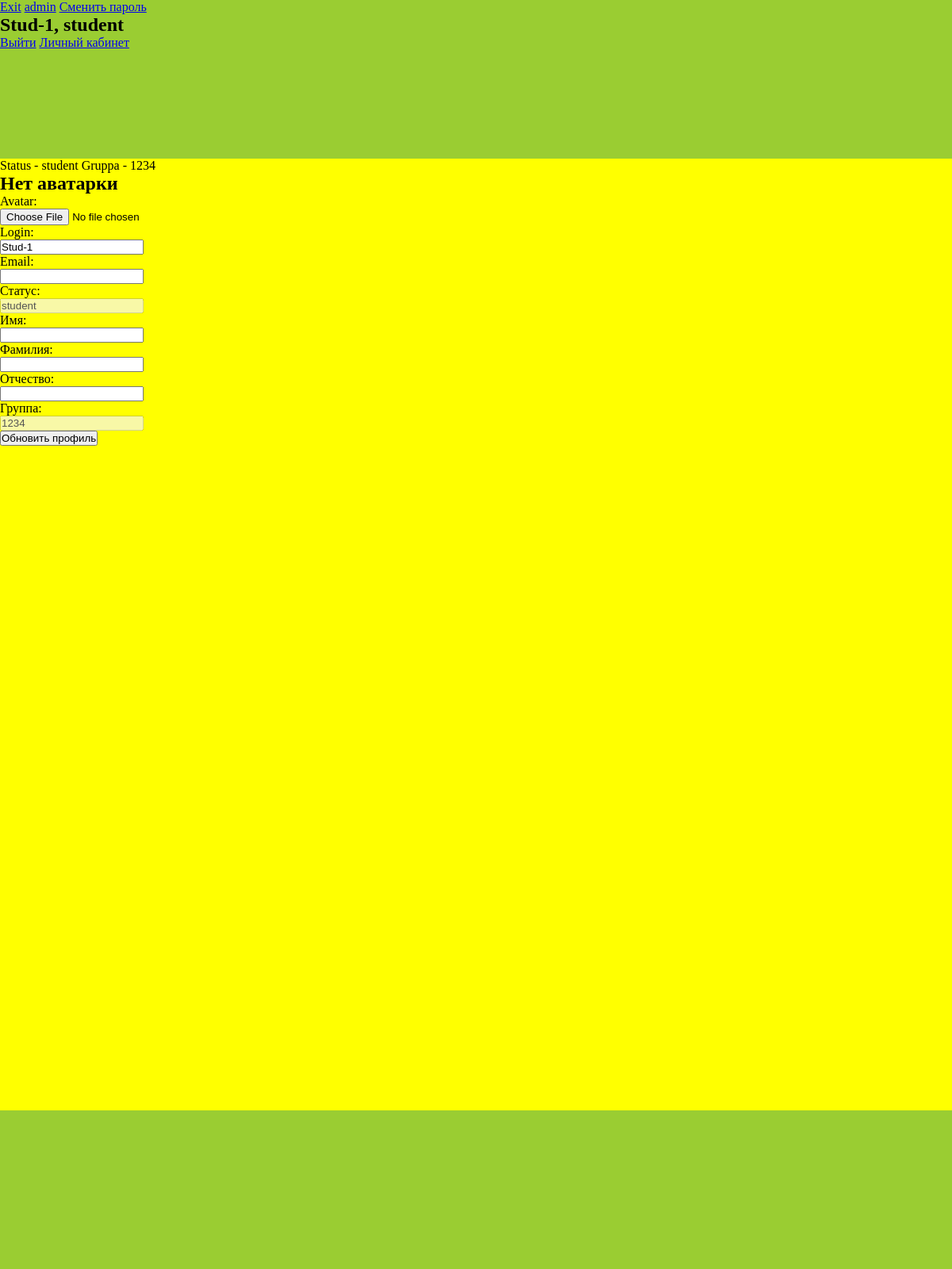
Screenshot of /profile/ (signed in) with the database file from the repository.
### users/models.py (models this page shows, shortened)
class CustomUser(AbstractUser):
    image = models.ImageField(upload_to='avatar/%Y/%m/%d',
                blank=True, null=True, verbose_name='Avatar')
    status = models.CharField(max_length=150, choices = CHOICES, default = 'status', blank=True, null=True,
                verbose_name='Статус')
    middle_name = models.CharField(max_length=150, blank=True, null=True,
                verbose_name='Отчество')
    gruppa = models.CharField(max_length=150, blank=True, null=True,
                verbose_name='Группа')
    number = models.IntegerField(verbose_name="Личный номер", blank=True, null=True,)
    class Meta:
        verbose_name = "Пользователь"
        verbose_name_plural = "Пользователя"

### users/views.py (the view)
# urls.py: path('profile/', views.profile, name='profile'),
@login_required
def profile(request):
    user=request.user
    prof = CustomUser.objects.get(username=user.username)
    if request.method == 'POST':
        form = ProfileUserForm(request.POST, request.FILES, instance=user)
        if form.is_valid():# and form_image.is_valid():
            form.save()
    else:
        form = ProfileUserForm(instance=user)
    return render(request, "users/profile.html",{'form':form, 'prof':prof,})# 'form_image':form_image})

### users/forms.py
class ProfileUserForm(forms.ModelForm):
    username=forms.CharField(label="Login",widget=forms.TextInput(attrs={'class':'form-input'}))
    email=forms.CharField(required=False, label="Email",widget=forms.TextInput(attrs={'class':'form-input'}))
    status = forms.CharField(disabled=True, label="Статус",widget=forms.TextInput(attrs={'class':'form-input'}))
    middle_name = forms.CharField(label='Отчество')
    gruppa = forms.CharField(disabled=True, label='Группа')
    class Meta:
        model = get_user_model()
        fields=['image','username','email','status','first_name','last_name', 'middle_name', 'gruppa']#, 'status_user']
        labels={
            'first_name':'Имя',
            'last_name':'Фамилия',
            'middle_name':'Отчество',
        }
        widgets={
            'first_name':forms.TextInput(attrs={'class':'form-input'}),
            'last_name':forms.TextInput(attrs={'class':'form-input'}),
            'middle_name':forms.TextInput(attrs={'class':'form-input'}),
            'gruppa':forms.TextInput(attrs={'class':'form-input'}),
        }

### users/templates/users/profile.html (shortened to what this page needs)
{% extends "base.html" %}
{% block header %}
    <a href="{% url 'users:logout_user' %}">Exit</a>
    <a href="{% url 'admin:index' %}"target='_blank'>admin</a>
    <a href="{% url 'users:change_password' %}">Сменить пароль</a>
{% endblock %}
{% block sidebar %}
Status - {{request.user.status}}  Gruppa - {{request.user.gruppa}}
<form action=""method='post'enctype='multipart/form-data'>
    {% if request.user.image %}
        <img src="{{user.image.url}}" alt="avatar"width='150px'height='150px'>
    {% else %}
        <h2>Нет аватарки</h2>
    {% endif %}
    {%for f in form%}
        <p>{{f.label_tag}}</p>
        <p>{{f}}</p>
    {%endfor%}
    <button type='submit'>Обновить профиль</button>
</form>
{% endblock %}

### templates/base.html (shortened to what this page needs)
{%load static%}
<!DOCTYPE html>
<html lang="en">
<head>
    <link rel="stylesheet" href="{% static 'css/style.css' %}">
</head>
<body>
    <div class="header">
        {%block header%}
        {%endblock%}
        {%if not request.user.is_authenticated%}
            <a href="{% url 'users:login_user' %}">Войти</a>
            <a href="{% url 'users:logout_user' %}">Выйти</a>
        {%else%}
            <h2>{{request.user.username}}, {{request.user.status}}</h2>
            <a href="{% url 'users:logout_user' %}">Выйти</a>
            <a href="{% url 'users:profile' %}">Личный кабинет</a>
        {%endif%}
    </div>
    <div class="sidebar">
        {%block sidebar%}
        {%endblock%}
    </div>
    <div class="footer">
    </div>
</body>
</html>

### network_college/static/css/style.css (style rules this page uses)
* { margin: 0; padding: 0; }
.header { width: 100%; height: 200px; background-color: yellowgreen; }
.sidebar { width: 100%; height: 1200px; background-color: yellow; }
.footer { width: 100%; height: 200px; background-color: yellowgreen; }

### rows the page displays
CustomUser: user.username "Stud-1", user.status "student", user.gruppa "1234", form "Stud-1" "student" "1234"

### other values shown
{{ f.label_tag }} "Avatar:" "Login:" "Email:" "Статус:" "Имя:" "Фамилия:" "Отчество:" "Группа:"
